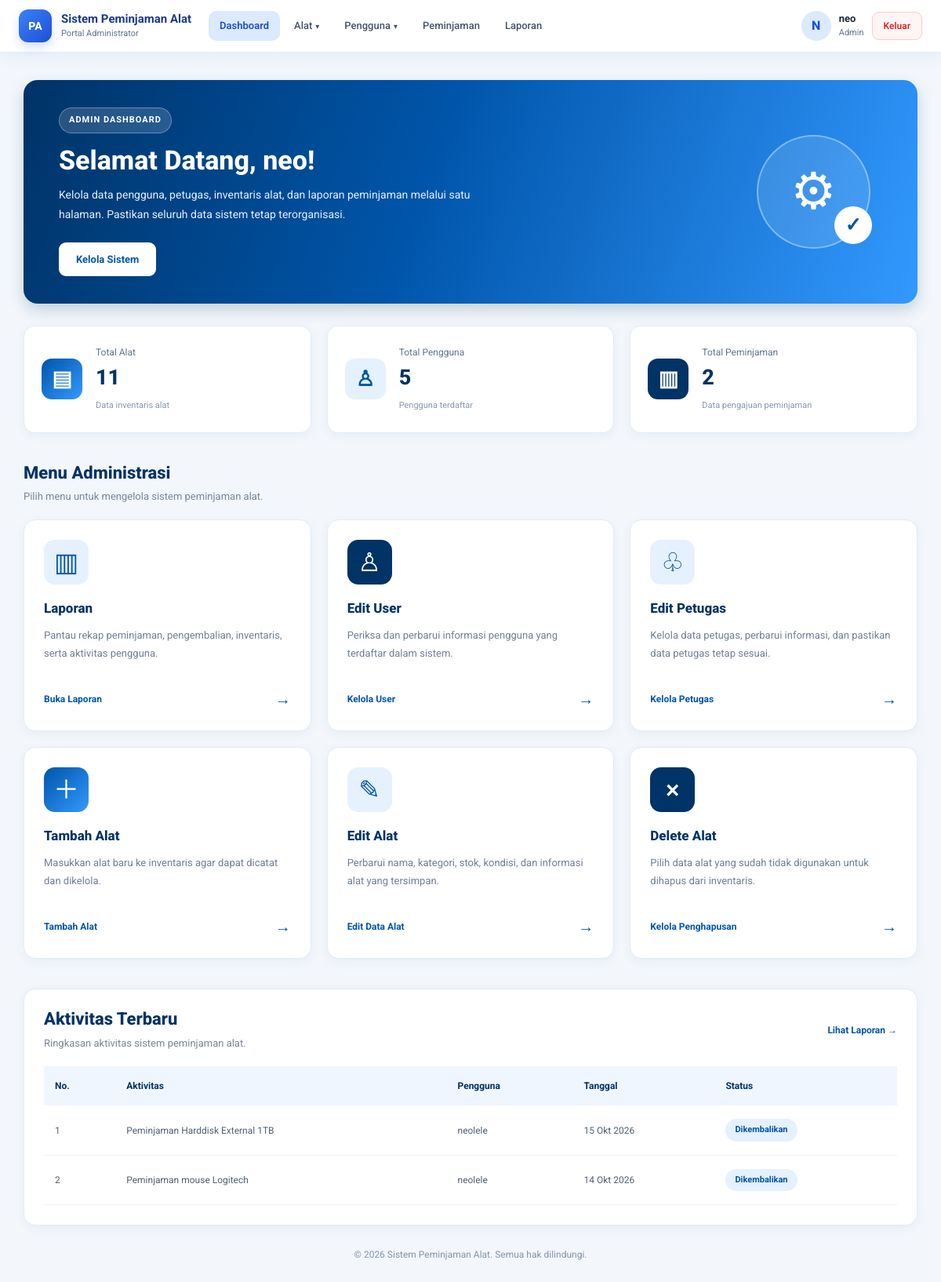
The page /admin/dashboard_admin.php (signed in) on the database its author committed.
### tables this page shows
CREATE TABLE `users` (
  `id` int(11) NOT NULL,
  `username` varchar(50) NOT NULL,
  `nama_lengkap` varchar(100) NOT NULL,
  `alamat` varchar(225) NOT NULL,
  `password` varchar(255) NOT NULL,
  `role` enum('admin','petugas','peminjam') NOT NULL
);

CREATE TABLE `peminjaman` (
  `id_peminjaman` int(11) NOT NULL,
  `id_user` int(11) NOT NULL,
  `tanggal_pinjam` date NOT NULL,
  `tanggal_jatuh_tempo` date NOT NULL,
  `status` enum('diajukan','dipinjam','dikembalikan','terlambat','ditolak') NOT NULL DEFAULT 'diajukan'
);

### includes/auth.php (called while the page is built, shortened)
<?php
function e($v): string
{
    return htmlspecialchars((string)$v, ENT_QUOTES, 'UTF-8');
}
function auth_user(PDO $pdo): array
{
    static $user = null;
    if ($user !== null) {
        return $user;
    }
    $s = $pdo->prepare('SELECT id, username, nama_lengkap, role FROM users WHERE id = ?');
    $s->execute([$_SESSION['user_id']]);
    $user = $s->fetch();
    return $user;
}
function dashboard_url(string $role): string
{
    return match ($role) {
        'admin'   => 'dashboard_admin.php',
        'petugas' => 'status_peminjaman.php',
        default   => 'lihat_alat.php',
    };
}
function require_role(PDO $pdo, array $roles): array
{
    $u = auth_user($pdo);
    return $u;
}
function tgl_id(?string $d): string
{
    $bulan = ['', 'Jan', 'Feb', 'Mar', 'Apr', 'Mei', 'Jun', 'Jul', 'Agu', 'Sep', 'Okt', 'Nov', 'Des'];
    $t = strtotime($d);
    return date('j', $t) . ' ' . $bulan[(int)date('n', $t)] . ' ' . date('Y', $t);
}
function role_label(string $role): string
{
    return ['admin' => 'Admin', 'petugas' => 'Petugas', 'peminjam' => 'Peminjam'][$role] ?? ucfirst($role);
}
function status_label(string $s): string
{
    return [
        'diajukan'     => 'Menunggu',
        'dipinjam'     => 'Sedang Dipinjam',
        'terlambat'    => 'Terlambat',
        'dikembalikan' => 'Dikembalikan',
        'ditolak'      => 'Ditolak',
    ][$s] ?? ucfirst($s);
}

### admin/dashboard_admin.php (the view, shortened to what this page needs)
<?php
require_once __DIR__ . '/../includes/auth.php';
$me = require_role($pdo, ['admin']);
$totalAlat       = (int)$pdo->query('SELECT COUNT(*) FROM alat')->fetchColumn();
$totalUser       = (int)$pdo->query('SELECT COUNT(*) FROM users')->fetchColumn();
$totalPeminjaman = (int)$pdo->query('SELECT COUNT(*) FROM peminjaman')->fetchColumn();
$aktivitas = $pdo->query(
    "SELECT p.id_peminjaman, p.tanggal_pinjam, p.status,
            MAX(u.nama_lengkap) AS peminjam,
            GROUP_CONCAT(a.nama_alat ORDER BY a.nama_alat SEPARATOR ', ') AS alat
     FROM peminjaman p
     JOIN users u ON u.id = p.id_user
     LEFT JOIN detail_peminjaman d ON d.id_peminjaman = p.id_peminjaman
     LEFT JOIN alat a ON a.id_alat = d.id_alat
     GROUP BY p.id_peminjaman
     ORDER BY p.id_peminjaman DESC
     LIMIT 8"
)->fetchAll();
?>
<!DOCTYPE html>
<html lang="id">
<head>
    <link rel="stylesheet" href="../asset/css/bootstrap.css">
    <link rel="stylesheet" href="../asset/css/style.css">
    <link rel="stylesheet" href="../asset/css/navbar.css">
</head>
<body>
    <?php include __DIR__ . '/../includes/navbar.php'; ?>
    <main class="dashboard-container">
        <section class="welcome-card">
            <div class="welcome-text">
                <span class="welcome-label">ADMIN DASHBOARD</span>
                <h1>Selamat Datang, <?= e($me['nama_lengkap'] ?: 'Admin') ?>!</h1>
                <p>
                    Kelola data pengguna, petugas, inventaris alat,
                    dan laporan peminjaman melalui satu halaman.
                    Pastikan seluruh data sistem tetap terorganisasi.
                </p>
                <a href="#menu" class="btn-primary">
                    Kelola Sistem
                </a>
            </div>
            <div class="welcome-illustration">
                <div class="illustration-circle">
                    <span class="tool-icon">⚙</span>
                    <span class="tool-icon-small">✓</span>
                </div>
            </div>
        </section>
        <section class="stats-grid">
            <div class="stat-card">
                <div class="stat-icon icon-blue">▤</div>
                <div>
                    <p>Total Alat</p>
                    <h3><?= $totalAlat ?></h3>
                    <span>Data inventaris alat</span>
                </div>
            </div>
            <div class="stat-card">
                <div class="stat-icon icon-light">♙</div>
                <div>
                    <p>Total Pengguna</p>
                    <h3><?= $totalUser ?></h3>
                    <span>Pengguna terdaftar</span>
                </div>
            </div>
            <div class="stat-card">
                <div class="stat-icon icon-dark">▥</div>
                <div>
                    <p>Total Peminjaman</p>
                    <h3><?= $totalPeminjaman ?></h3>
                    <span>Data pengajuan peminjaman</span>
                </div>
            </div>
        </section>
        <section class="menu-section" id="menu">
            <div class="section-heading">
                <div>
                    <h2>Menu Administrasi</h2>
                    <p>Pilih menu untuk mengelola sistem peminjaman alat.</p>
                </div>
            </div>
            <div class="menu-grid">
                <a href="laporan.php" class="menu-card">
                    <div class="menu-icon menu-icon-light">
                        <span>▥</span>
                    </div>
                    <h3>Laporan</h3>
                    <p>
                        Pantau rekap peminjaman, pengembalian,
                        inventaris, serta aktivitas pengguna.
                    </p>
                    <span class="menu-link">
                        Buka Laporan <span>→</span>
                    </span>
                </a>
                <a href="daftar_user.php" class="menu-card">
                    <div class="menu-icon menu-icon-dark">
                        <span>♙</span>
                    </div>
                    <h3>Edit User</h3>
                    <p>
                        Periksa dan perbarui informasi pengguna
                        yang terdaftar dalam sistem.
                    </p>
                    <span class="menu-link">
                        Kelola User <span>→</span>
                    </span>
                </a>
                <a href="daftar_user.php?role=petugas" class="menu-card">
                    <div class="menu-icon menu-icon-light">
                        <span>♧</span>
                    </div>
                    <h3>Edit Petugas</h3>
                    <p>
                        Kelola data petugas, perbarui informasi,
                        dan pastikan data petugas tetap sesuai.
                    </p>
                    <span class="menu-link">
                        Kelola Petugas <span>→</span>
                    </span>
                </a>
                <a href="tambah_alat.php" class="menu-card">
                    <div class="menu-icon menu-icon-blue">
                        <span>＋</span>
                    </div>
                    <h3>Tambah Alat</h3>
                    <p>
                        Masukkan alat baru ke inventaris
                        agar dapat dicatat dan dikelola.
                    </p>
                    <span class="menu-link">
                        Tambah Alat <span>→</span>
                    </span>
                </a>
                <a href="edit_alat.php" class="menu-card">
                    <div class="menu-icon menu-icon-light">
                        <span>✎</span>
                    </div>
                    <h3>Edit Alat</h3>
                    <p>
                        Perbarui nama, kategori, stok, kondisi,
                        dan informasi alat yang tersimpan.
                    </p>
                    <span class="menu-link">
                        Edit Data Alat <span>→</span>
                    </span>
                </a>
                <a href="delete_alat.php" class="menu-card">
                    <div class="menu-icon menu-icon-dark">
                        <span>×</span>
                    </div>
                    <h3>Delete Alat</h3>
                    <p>
                        Pilih data alat yang sudah tidak digunakan
                        untuk dihapus dari inventaris.
                    </p>
                    <span class="menu-link">
                        Kelola Penghapusan <span>→</span>
                    </span>
                </a>
            </div>
        </section>
        <section class="activity-section">
            <div class="section-heading">
                <div>
                    <h2>Aktivitas Terbaru</h2>
                    <p>Ringkasan aktivitas sistem peminjaman alat.</p>
                </div>
                <a href="laporan.php" class="see-all">
                    Lihat Laporan →
                </a>
            </div>
            <div class="table-wrapper">
                <table class="activity-table">
                    <thead>
                        <tr>
                            <th>No.</th>
                            <th>Aktivitas</th>
                            <th>Pengguna</th>
                            <th>Tanggal</th>
                            <th>Status</th>
                        </tr>
                    </thead>
                    <tbody id="aktivitasBody">
                        <?php foreach ($aktivitas as $i => $a): ?>
                        <tr>
                            <td><?= $i + 1 ?></td>
                            <td>Peminjaman <?= e($a['alat'] ?? '-') ?></td>
                            <td><?= e($a['peminjam']) ?></td>
                            <td><?= e(tgl_id($a['tanggal_pinjam'])) ?></td>
                            <td><span class="status-badge"><?= e(status_label($a['status'])) ?></span></td>
                        </tr>
                        <?php endforeach; ?>
                    </tbody>
                </table>
            </div>
        </section>
        <footer class="dashboard-footer">
            <p>
                &copy; 2026 Sistem Peminjaman Alat.
                Semua hak dilindungi.
            </p>
        </footer>
    </main>
</body>
</html>

### includes/navbar.php (shortened to what this page needs)
<?php
require_once __DIR__ . '/auth.php';
$nvUser  = auth_user($pdo);
$nvRole  = $nvUser['role'];
$nvAlias = ['edit_petugas.php' => 'daftar_user.php'];
$nvCur   = basename(parse_url($_SERVER['REQUEST_URI'], PHP_URL_PATH));
$nvCur   = $nvAlias[$nvCur] ?? $nvCur;
$nvMenus = match ($nvRole) {
    'admin' => [
        ['Dashboard', 'dashboard_admin.php'],
        ['Alat', null, [
            ['Lihat Alat', 'lihat_alat.php'],
            ['Tambah Alat', 'tambah_alat.php'],
            ['Edit Alat', 'edit_alat.php'],
            ['Hapus Alat', 'delete_alat.php'],
        ]],
        ['Pengguna', null, [
            ['Daftar User', 'daftar_user.php'],
            ['Tambah User', 'edit_user.php?tambah=1'],
            ['Daftar Petugas', 'daftar_user.php?role=petugas'],
        ]],
        ['Peminjaman', 'status_peminjaman.php'],
        ['Laporan', 'laporan.php'],
    ],
    'petugas' => [
        ['Peminjaman', 'status_peminjaman.php'],
        ['Lihat Alat', 'lihat_alat.php'],
        ['Laporan', 'laporan.php'],
    ],
    default => [
        ['Lihat Alat', 'lihat_alat.php'],
        ['Pinjam Alat', 'pinjam_alat.php'],
        ['Status Peminjaman', 'status_peminjaman.php'],
    ],
};
function nv_is_active(string $href, string $cur): bool
{
    return basename(parse_url($href, PHP_URL_PATH)) === $cur;
}
$nvInisial = mb_strtoupper(mb_substr($nvUser['nama_lengkap'] ?: $nvUser['username'], 0, 1));
$nvPortal  = ['admin' => 'Portal Administrator', 'petugas' => 'Portal Petugas', 'peminjam' => 'Portal Peminjam'][$nvRole] ?? '';
?>
<header class="nv">
    <div class="nv-inner">
        <a class="nv-brand" href="<?= e(dashboard_url($nvRole)) ?>">
            <span class="nv-logo">PA</span>
            <span class="nv-brandtext">
                <strong>Sistem Peminjaman Alat</strong>
                <small><?= e($nvPortal) ?></small>
            </span>
        </a>
        <div class="nv-collapse" id="nvCollapse">
            <nav class="nv-menu" aria-label="Menu utama">
                <?php foreach ($nvMenus as $m): ?>
                    <?php if (isset($m[2])): ?>
                        <?php
                        $groupActive = false;
                        ?>
                        <div class="nv-dd">
                            <button type="button"
                                    class="nv-link nv-dd-btn<?= $groupActive ? ' active' : '' ?>"
                                    aria-expanded="false">
                                <?= e($m[0]) ?> <span class="nv-caret">▾</span>
                            </button>
                        </div>
                    <?php else: ?>
                        <a class="nv-link<?= nv_is_active($m[1], $nvCur) ? ' active' : '' ?>"
                           href="<?= e($m[1]) ?>"><?= e($m[0]) ?></a>
                    <?php endif; ?>
                <?php endforeach; ?>
            </nav>
            <div class="nv-profile">
                <div class="nv-avatar"><?= e($nvInisial) ?></div>
                <div class="nv-info">
                    <strong><?= e($nvUser['nama_lengkap'] ?: $nvUser['username']) ?></strong>
                    <span><?= e(role_label($nvRole)) ?></span>
                </div>
                <a href="logout.php" class="nv-logout"
                   onclick="return confirm('Apakah kamu yakin ingin keluar?')">Keluar</a>
            </div>
        </div>
    </div>
</header>

### asset/css/navbar.css (style rules this page uses)
body { padding: 0 !important; }
.nv { position: sticky; top: 0; z-index: 1000; background: #fff; border-bottom: 1px solid #e5edf9; box-shadow: 0 4px 22px rgba(30, 64, 175, .07); font-family: inherit; }
.nv-inner { max-width: 1280px; margin: 0 auto; padding: 12px 24px; display: flex; align-items: center; gap: 22px; }
.nv-brand { display: flex; align-items: center; gap: 12px; text-decoration: none; flex-shrink: 0; }
.nv-logo { width: 42px; height: 42px; border-radius: 12px; display: grid; place-items: center; color: #fff; font-weight: 800; font-size: 14px; background: linear-gradient(135deg, #3b82f6, #1d4ed8); box-shadow: 0 6px 14px rgba(37, 99, 235, .2); }
.nv-brandtext strong { display: block; font-size: 15px; font-weight: 700; color: #1e3a8a; line-height: 1.2; }
.nv-brandtext small { display: block; font-size: 11px; color: #64748b; margin-top: 2px; }
.nv-collapse { flex: 1; display: flex; align-items: center; justify-content: space-between; gap: 20px; }
.nv-menu { display: flex; align-items: center; gap: 4px; flex-wrap: wrap; }
.nv-link { display: inline-flex; align-items: center; gap: 4px; padding: 9px 14px; border: 0; border-radius: 10px; background: transparent; color: #475569; font: inherit; font-size: 13px; font-weight: 500; text-decoration: none; cursor: pointer; transition: background .2s, color .2s; }
.nv-link.active { background: #dbeafe; color: #1d4ed8; font-weight: 600; }
.nv-caret { font-size: 10px; }
.nv-dd { position: relative; }
.nv-profile { display: flex; align-items: center; gap: 10px; flex-shrink: 0; }
.nv-avatar { width: 38px; height: 38px; border-radius: 50%; display: grid; place-items: center; background: #dbeafe; color: #1d4ed8; font-weight: 800; }
.nv-info strong { display: block; font-size: 13px; color: #1e293b; line-height: 1.2; }
.nv-info span { display: block; font-size: 11px; color: #64748b; margin-top: 2px; }
.nv-logout { padding: 8px 14px; border-radius: 9px; border: 1px solid #fecaca; background: #fff5f5; color: #dc2626; font-size: 12px; font-weight: 600; text-decoration: none; transition: background .2s; }

### rows shown on the page
users: role "Portal Administrator", nama_lengkap "N", nama_lengkap "neo", role "Admin"
peminjaman: alat "Harddisk External 1TB", peminjam "neolele", tanggal_pinjam "15 Okt 2026", status "Dikembalikan"
peminjaman: alat "mouse Logitech", peminjam "neolele", tanggal_pinjam "14 Okt 2026", status "Dikembalikan"

### other values the page prints
$m[0] "Dashboard"
$m[0] "Alat"
$m[0] "Pengguna"
$m[0] "Peminjaman"
$m[0] "Laporan"
$totalAlat "11"
$totalUser "5"
$totalPeminjaman "2"
